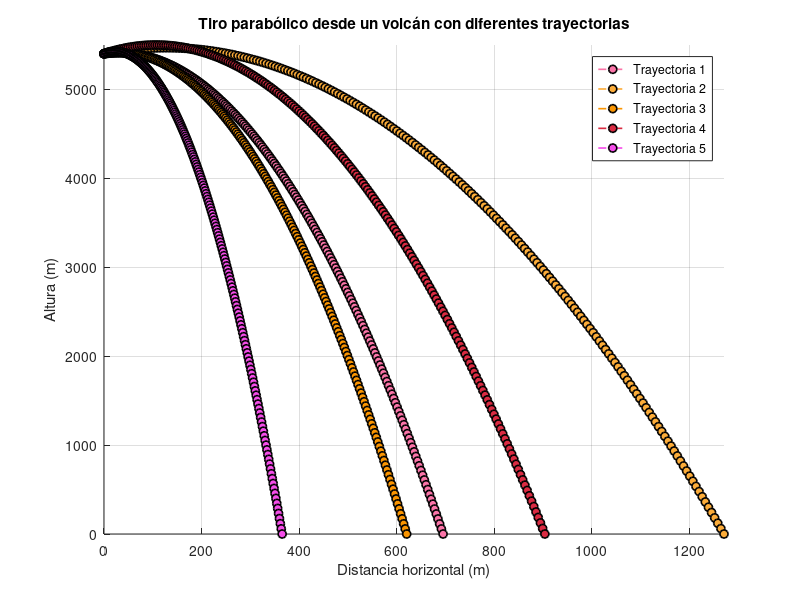

Reproduce this figure in MATLAB.
n = 5; 
v = [25, 50, 75,100]; 
g = 9.81;
h0 = 5400;

rosa = [251, 116, 168] / 255; 
dorado = [252, 172, 57] / 255;
naranja=[251, 149, 1] / 255;
rosam=[218, 43, 66]/255;
morado=[245,77,233]/255;

colores = [rosa; dorado; naranja; rosam; morado];

figure
hold on
grid on

for i = 1:n
    v0 = v(randi(length(v)));
    angulo = rand * 70 + 10;

    vx = v0 * cosd(angulo);
    vy = v0 * sind(angulo);

    coef = [0.5*g, -vy, -h0];
    t_sol = roots(coef);
    t_vuelo = max(t_sol);

    t = linspace(0, t_vuelo, 200);
    x = vx * t;
    y = h0 + vy * t - 0.5 * g * t.^2;

    color = colores(mod(i-1, size(colores,1)) + 1, :);

    plot(x, y, 'LineStyle', '--', 'Marker', 'o', ...
        'MarkerFaceColor', color, ...
        'MarkerEdgeColor', [0, 0, 0], ...
        'Color', color, ...
        'LineWidth', 1.2)

    disp(['Trayectoria ', num2str(i), ': v0 = ', num2str(v0), ' m/s, ángulo = ', num2str(angulo, '%.2f'), '°'])
end

xlabel('Distancia horizontal (m)')
ylabel('Altura (m)')
title('Tiro parabólico desde un volcán con diferentes trayectorias')
legend(arrayfun(@(i) sprintf('Trayectoria %d', i), 1:n, 'UniformOutput', false))
axis tight